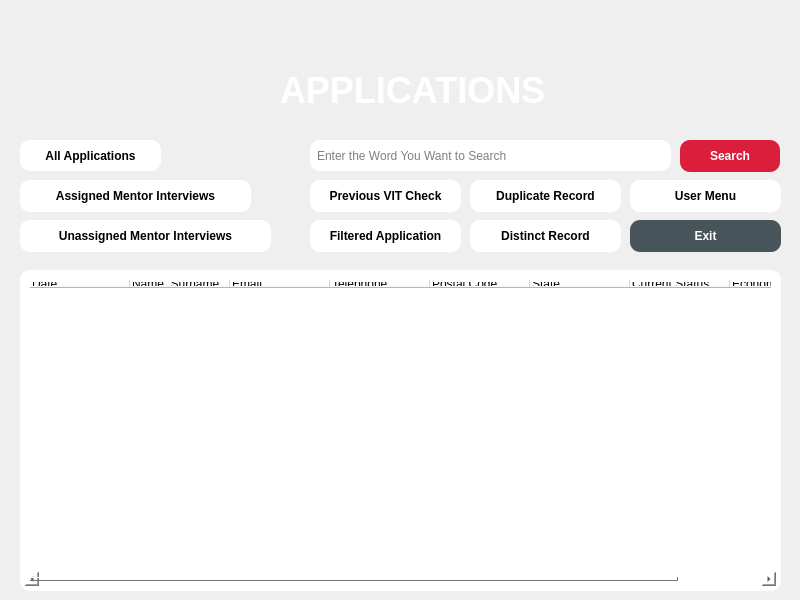
<?xml version="1.0" encoding="UTF-8"?>
<ui version="4.0">
 <class>MainWindow</class>
 <widget class="QMainWindow" name="MainWindow">
  <property name="geometry">
   <rect>
    <x>0</x>
    <y>0</y>
    <width>800</width>
    <height>600</height>
   </rect>
  </property>
  <property name="windowTitle">
   <string>MainWindow</string>
  </property>
  <property name="styleSheet">
   <string notr="true">background-image: url(:/assets/assets/zemin-buyuk.jpg);
QWidget::setFixedSize(800, 600);</string>
  </property>
  <widget class="QWidget" name="centralwidget">
   <widget class="QPushButton" name="search_Button">
    <property name="geometry">
     <rect>
      <x>680</x>
      <y>140</y>
      <width>100</width>
      <height>32</height>
     </rect>
    </property>
    <property name="styleSheet">
     <string notr="true">QPushButton{
color:white;
background:#db1e3c;
border-radius:10px;
font-weight:bold;
}

QPushButton::hover{
color:#db1e3c;
background:white;
border-radius:10px;
font-weight:bold
}</string>
    </property>
    <property name="text">
     <string>Search</string>
    </property>
   </widget>
   <widget class="QLabel" name="label">
    <property name="geometry">
     <rect>
      <x>280</x>
      <y>70</y>
      <width>271</width>
      <height>41</height>
     </rect>
    </property>
    <property name="styleSheet">
     <string notr="true">color:white;
font-size:36px;
font-weight:bold;
background:none</string>
    </property>
    <property name="text">
     <string>APPLICATIONS</string>
    </property>
   </widget>
   <widget class="QLineEdit" name="search_Text">
    <property name="geometry">
     <rect>
      <x>310</x>
      <y>140</y>
      <width>361</width>
      <height>31</height>
     </rect>
    </property>
    <property name="styleSheet">
     <string notr="true">QLineEdit{
border-radius:10px;
background:none;
padding:5px
}</string>
    </property>
    <property name="text">
     <string/>
    </property>
    <property name="placeholderText">
     <string>Enter the Word You Want to Search</string>
    </property>
   </widget>
   <widget class="QPushButton" name="assigned_Button">
    <property name="geometry">
     <rect>
      <x>20</x>
      <y>180</y>
      <width>231</width>
      <height>32</height>
     </rect>
    </property>
    <property name="styleSheet">
     <string notr="true">QPushButton{
color:black;
background:white;
border-radius:10px;
font-weight:bold;
}
QPushButton::hover{
color:white;
background:#47545a;
border-radius:10px;
font-weight:bold
}</string>
    </property>
    <property name="text">
     <string>Assigned Mentor Interviews</string>
    </property>
   </widget>
   <widget class="QPushButton" name="unassigned_Button">
    <property name="geometry">
     <rect>
      <x>20</x>
      <y>220</y>
      <width>251</width>
      <height>32</height>
     </rect>
    </property>
    <property name="styleSheet">
     <string notr="true">QPushButton{
color:black;
background:white;
border-radius:10px;
font-weight:bold;
}
QPushButton::hover{
color:white;
background:#47545a;
border-radius:10px;
font-weight:bold
}</string>
    </property>
    <property name="text">
     <string>Unassigned Mentor Interviews</string>
    </property>
   </widget>
   <widget class="QPushButton" name="previous_vit_Button">
    <property name="geometry">
     <rect>
      <x>310</x>
      <y>180</y>
      <width>151</width>
      <height>32</height>
     </rect>
    </property>
    <property name="styleSheet">
     <string notr="true">QPushButton{
color:black;
background:white;
border-radius:10px;
font-weight:bold;
}
QPushButton::hover{
color:white;
background:#47545a;
border-radius:10px;
font-weight:bold
}</string>
    </property>
    <property name="text">
     <string>Previous VIT Check</string>
    </property>
   </widget>
   <widget class="QPushButton" name="filtered_app_Button">
    <property name="geometry">
     <rect>
      <x>310</x>
      <y>220</y>
      <width>151</width>
      <height>32</height>
     </rect>
    </property>
    <property name="styleSheet">
     <string notr="true">QPushButton{
color:black;
background:white;
border-radius:10px;
font-weight:bold;
}
QPushButton::hover{
color:white;
background:#47545a;
border-radius:10px;
font-weight:bold
}</string>
    </property>
    <property name="text">
     <string>Filtered Application</string>
    </property>
   </widget>
   <widget class="QPushButton" name="duplicate_record_Button">
    <property name="geometry">
     <rect>
      <x>470</x>
      <y>180</y>
      <width>151</width>
      <height>32</height>
     </rect>
    </property>
    <property name="styleSheet">
     <string notr="true">QPushButton{
color:black;
background:white;
border-radius:10px;
font-weight:bold;
}
QPushButton::hover{
color:white;
background:#47545a;
border-radius:10px;
font-weight:bold
}</string>
    </property>
    <property name="text">
     <string>Duplicate Record</string>
    </property>
   </widget>
   <widget class="QPushButton" name="distinct_record_Button">
    <property name="geometry">
     <rect>
      <x>470</x>
      <y>220</y>
      <width>151</width>
      <height>32</height>
     </rect>
    </property>
    <property name="styleSheet">
     <string notr="true">QPushButton{
color:black;
background:white;
border-radius:10px;
font-weight:bold;
}
QPushButton::hover{
color:white;
background:#47545a;
border-radius:10px;
font-weight:bold
}</string>
    </property>
    <property name="text">
     <string>Distinct Record</string>
    </property>
   </widget>
   <widget class="QPushButton" name="all_app_Button">
    <property name="geometry">
     <rect>
      <x>20</x>
      <y>140</y>
      <width>141</width>
      <height>31</height>
     </rect>
    </property>
    <property name="styleSheet">
     <string notr="true">QPushButton{
color:black;
background:white;
border-radius:10px;
font-weight:bold;
}
QPushButton::hover{
color:white;
background:#47545a;
border-radius:10px;
font-weight:bold
}</string>
    </property>
    <property name="text">
     <string>All Applications</string>
    </property>
   </widget>
   <widget class="QPushButton" name="mainmenu_Button">
    <property name="geometry">
     <rect>
      <x>630</x>
      <y>180</y>
      <width>151</width>
      <height>32</height>
     </rect>
    </property>
    <property name="styleSheet">
     <string notr="true">QPushButton{
color:black;
background:white;
border-radius:10px;
font-weight:bold;
}
QPushButton::hover{
color:white;
background:#47545a;
border-radius:10px;
font-weight:bold
}</string>
    </property>
    <property name="text">
     <string>User Menu</string>
    </property>
   </widget>
   <widget class="QPushButton" name="exit_Button">
    <property name="geometry">
     <rect>
      <x>630</x>
      <y>220</y>
      <width>151</width>
      <height>32</height>
     </rect>
    </property>
    <property name="styleSheet">
     <string notr="true">QPushButton{
color:white;
background:#47545a;
border-radius:10px;
font-weight:bold;
}

QPushButton::hover{
color:#47545a;
background:white;
border-radius:10px;
font-weight:bold
}</string>
    </property>
    <property name="text">
     <string>Exit</string>
    </property>
   </widget>
   <widget class="QTableWidget" name="tableWidget">
    <property name="geometry">
     <rect>
      <x>20</x>
      <y>270</y>
      <width>761</width>
      <height>321</height>
     </rect>
    </property>
    <property name="styleSheet">
     <string notr="true">background:white;
border-radius:10px;
padding:5px;
color:black</string>
    </property>
    <property name="tabKeyNavigation">
     <bool>true</bool>
    </property>
    <property name="dragEnabled">
     <bool>true</bool>
    </property>
    <property name="sortingEnabled">
     <bool>true</bool>
    </property>
    <property name="rowCount">
     <number>0</number>
    </property>
    <attribute name="horizontalHeaderCascadingSectionResizes">
     <bool>false</bool>
    </attribute>
    <attribute name="horizontalHeaderMinimumSectionSize">
     <number>19</number>
    </attribute>
    <attribute name="horizontalHeaderDefaultSectionSize">
     <number>100</number>
    </attribute>
    <attribute name="verticalHeaderMinimumSectionSize">
     <number>21</number>
    </attribute>
    <attribute name="verticalHeaderDefaultSectionSize">
     <number>25</number>
    </attribute>
    <column>
     <property name="text">
      <string>Date</string>
     </property>
     <property name="textAlignment">
      <set>AlignLeading|AlignVCenter</set>
     </property>
    </column>
    <column>
     <property name="text">
      <string>Name, Surname</string>
     </property>
     <property name="textAlignment">
      <set>AlignLeading|AlignVCenter</set>
     </property>
    </column>
    <column>
     <property name="text">
      <string>Email</string>
     </property>
     <property name="textAlignment">
      <set>AlignLeading|AlignVCenter</set>
     </property>
    </column>
    <column>
     <property name="text">
      <string>Telephone</string>
     </property>
     <property name="textAlignment">
      <set>AlignLeading|AlignVCenter</set>
     </property>
    </column>
    <column>
     <property name="text">
      <string>Postal Code</string>
     </property>
     <property name="textAlignment">
      <set>AlignLeading|AlignVCenter</set>
     </property>
    </column>
    <column>
     <property name="text">
      <string>State</string>
     </property>
     <property name="textAlignment">
      <set>AlignLeading|AlignVCenter</set>
     </property>
    </column>
    <column>
     <property name="text">
      <string>Current Status</string>
     </property>
     <property name="textAlignment">
      <set>AlignLeading|AlignVCenter</set>
     </property>
    </column>
    <column>
     <property name="text">
      <string>Economic Status</string>
     </property>
     <property name="textAlignment">
      <set>AlignLeading|AlignVCenter</set>
     </property>
    </column>
   </widget>
  </widget>
 </widget>
 <resources>
  <include location="assets.qrc"/>
 </resources>
 <connections/>
</ui>
